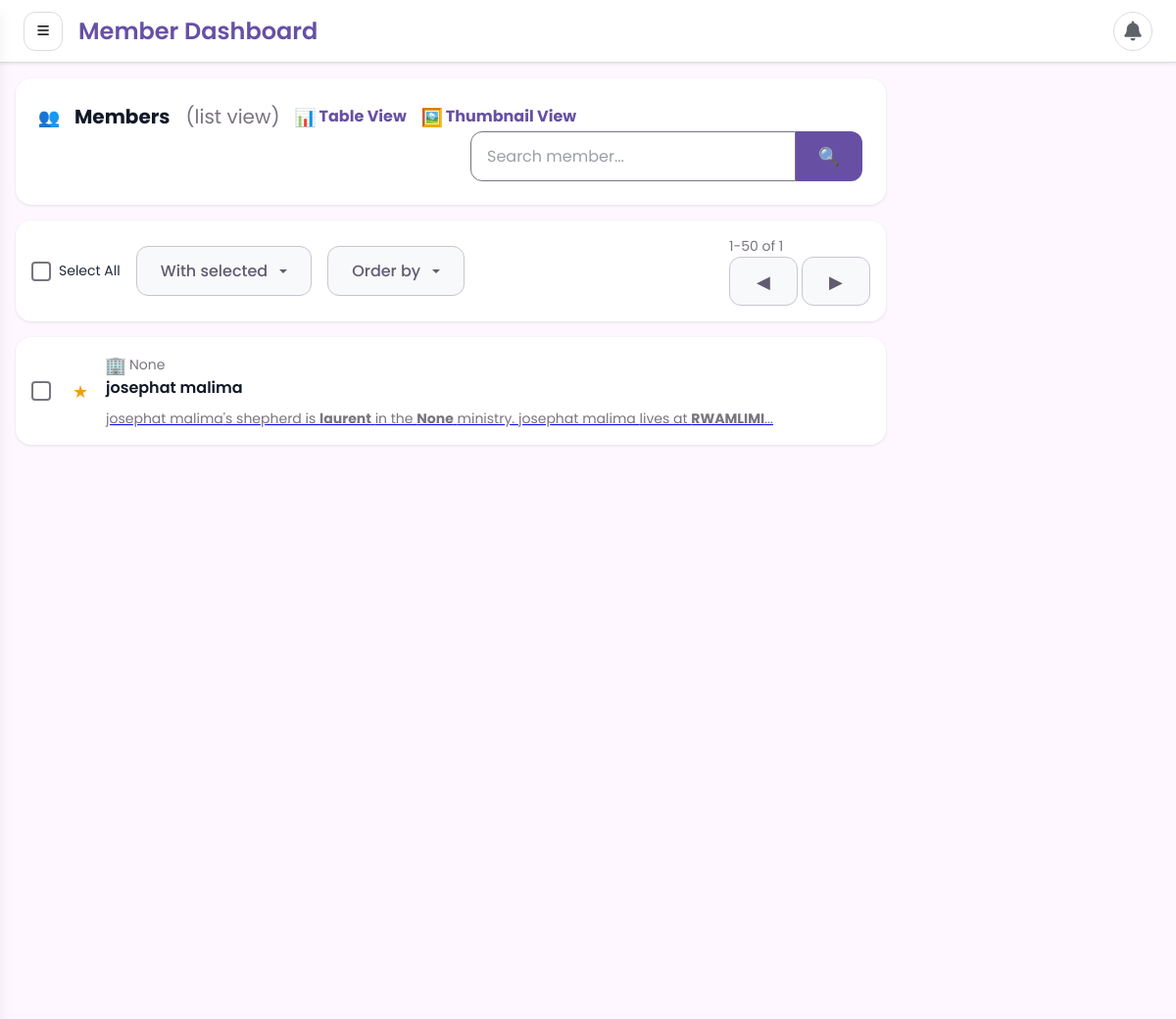
The page /members/list/ (signed in) on the database its author committed.
### member/models.py (models this page shows, shortened)
class Member(models.Model):
    name = models.CharField(max_length=255)
    code = models.TextField(help_text="001PT", null= True)
    active = models.BooleanField(default= True)
    shepherd = models.ForeignKey(Community, on_delete=models.CASCADE, null=True, blank=True)
    ministry = models.ForeignKey(Ministry, on_delete=models.CASCADE, null=True, blank=True)
    telephone =PhoneNumberField(max_length=255, null=True, help_text=' Eg. +255 ')
    location = models.CharField(max_length=255)
    fathers_name = models.CharField(max_length=255, null=True, blank=True)
    mothers_name = models.CharField(max_length=255, null=True, blank=True)
    guardians_name = models.CharField(max_length=255, null=True, blank=True)
    new_believer_school = models.BooleanField()
    pays_tithe = models.BooleanField(default=False)
    working = models.BooleanField(default=False)
    schooling = models.BooleanField(default=False)
    picture = models.ImageField(upload_to=upload_image_path, null=True, blank=True)
    transfered = models.BooleanField(max_length=250, blank=True, null= True)
    transfer_update = models.CharField(max_length=250, null=True, blank=True)
    objects = MemberManager()

class Community(models.Model):
    name = models.CharField(max_length=255, unique=True)
    created_at = models.DateTimeField(auto_now_add=True)
    updated_at = models.DateTimeField(auto_now=True)
    def __str__(self):
        return self.name

### member/views.py (the view)
# urls.py: path('list/', list_members, name="list_members"),
@login_required
def list_members(request):
    template = "members/list.html"
    members = Member.objects.active()
    shepherds = CommunityLeader.objects.all()
    ministries = Ministry.objects.all()
    profile = UserProfile.objects.get_or_create(user=request.user)
    context = {
        "profile": profile,
        "members": members, "shepherds": shepherds, "ministries": ministries, "total": len(members),
        "total_tithe": len(Member.objects.pays_tithe()),
        "total_new_believers": len(Member.objects.new_believer_school()),
        "total_schooling": len(Member.objects.schooling()),
        "total_working": len(Member.objects.working()),
        "total_delete": len(members),
        "status": "all"
    }
    return render(request, template, context)

### member/models.py (called while the page is built)
    def active(self):
        qs = self.get_queryset().filter(active=True)
        return qs

    def new_believer_school(self):
        return self.active().filter(new_believer_school=True)

    def pays_tithe(self):
        return self.active().filter(pays_tithe=True)

    def working(self):
        return self.active().filter(working=True)

    def schooling(self):
        return self.active().filter(schooling=True)

### templates/members/list.html (shortened to what this page needs)
{% extends 'base.html' %}
{% block content %}
<div class="dashboard-wrapper">
    <div class="container-fluid table">
        <aside class="page-aside">
            <div class="aside-content">
                <div class="aside-header">
                    <span class="aside-title">Saved Church</span>
                    <p class="aside-description">Members list view</p>
                </div>
                <div class="aside-compose">
                    <a class="btn btn-lg btn-secondary btn-block" href="{% url 'add_member' %}">
                        <span class="nav-icon">+</span>
                    </a>
                </div>
                <div class="aside-nav" id="asideNav">
                    <ul class="nav">
                        <li class="{% if status %}active{% endif %}">
                            <a href="{% url 'list_members' %}">
                                <span class="nav-icon">📋</span>
                                <span class="nav-text">All</span>
                                <span class="badge badge-success float-right">{{ total }}</span>
                            </a>
                        </li>
                        <li class="{% if tithe %}active{% endif %}">
                            <a href="{% url 'get_members_by_statuses' 'tithe' %}">
                                <span class="nav-icon">💰</span>
                                <span class="nav-text">Tithe Payers</span>
                                <span class="badge badge-warning float-right">{{ total_tithe }}</span>
                            </a>
                        </li>
                        <li class="{% if new_believers %}active{% endif %}">
                            <a href="{% url 'get_members_by_statuses' 'new_believers' %}">
                                <span class="nav-icon">🙏</span>
                                <span class="nav-text">New Believers</span>
                                <span class="badge badge-secondary float-right">{{ total_new_believers }}</span>
                            </a>
                        </li>
                        <li class="{% if working %}active{% endif %}">
                            <a href="{% url 'get_members_by_statuses' 'working' %}">
                                <span class="nav-icon">💼</span>
                                <span class="nav-text">Working</span>
                                <span class="badge badge-primary float-right">{{ total_working }}</span>
                            </a>
                        </li>
                        <li class="{% if schooling %}active{% endif %}">
                            <a href="{% url 'get_members_by_statuses' 'schooling' %}">
                                <span class="nav-icon">🎓</span>
                                <span class="nav-text">Schooling</span>
                                <span class="badge badge-danger float-right">{{ total_schooling }}</span>
                            </a>
                        </li>
                        <li class="{{ active }}">
                            <a href="{% url 'list_deleted_members' %}">
                                <span class="nav-icon">🗑️</span>
                                <span class="nav-text">Deleted</span>
                                <span class="badge badge-info float-right">{{ total_delete }}</span>
                            </a>
                        </li>
                    </ul>
                    <span class="aside-title" style="margin-top: var(--space-6);">Shepherds</span>
                </div>
            </div>
        </aside>
        <div class="main-content">
            <div class="email-inbox-header">
                <div class="header-row">
                    <div class="email-title">
                        <span class="nav-icon">👥</span>
                        <span>Members</span>
                        <span class="new-messages">(list view)</span>
                        <a href="{% url 'table_members' %}" class="header-link">
                            <span class="nav-icon">📊</span>
                            Table View
                        </a>
                        <a href="{% url 'thumbnail_members' %}" class="header-link">
                            <span class="nav-icon">🖼️</span>
                            Thumbnail View
                        </a>
                    </div>
                    <div class="email-search">
                        <form action="{% url 'search_members' %}" method="get">
                            <div class="input-search">
                                <input class="form-control" type="text" placeholder="Search member..." name="q">
                                <button class="search-btn" type="submit">
                                    <span class="nav-icon">🔍</span>
                                </button>
                            </div>
                        </form>
                    </div>
                </div>
            </div>
            <div class="email-filters">
                <div class="email-filters-left">
                    <label class="custom-control custom-checkbox">
                        <span class="custom-control-label"></span>
                        Select All
                    </label>
                    <div class="dropdown">
                        <button class="btn btn-light dropdown-toggle" type="button">
                            With selected
                            <span class="caret"></span>
                        </button>
                    </div>
                    <div class="dropdown">
                        <button class="btn btn-light dropdown-toggle" type="button">
                            Order by
                            <span class="caret"></span>
                        </button>
                    </div>
                </div>
                <div class="email-filters-right">
                    <span class="email-pagination-indicator">1-50 of {{ total }}</span>
                    <div class="email-pagination-nav">
                        <button class="btn btn-light" type="button">
                            <span class="nav-icon">◀</span>
                        </button>
                        <button class="btn btn-light" type="button">
                            <span class="nav-icon">▶</span>
                        </button>
                    </div>
                </div>
            </div>
            <div class="email-list">
                {% for member in members %}
                <div class="email-list-item">
                    <div class="email-list-actions">
                        <label class="custom-control custom-checkbox">
                            <span class="custom-control-label"></span>
                        </label>
                        <a class="favorite {% if forloop.first %}active{% endif %}" href="#">
                            <span class="nav-icon">★</span>
                        </a>
                    </div>
                    <div class="email-list-detail">
                        <span class="date">
                            <span class="nav-icon">🏢</span>
                            {{ member.ministry }}
                        </span>
                        <span class="from">{{ member.name }}</span>
                        <a href="{% url 'detail_member' member.pk %}">
                            <p class="msg">
                                {{ member.name }}'s shepherd is <b>{{ member.shepherd }}</b> in the <b>{{ member.ministry }}</b> ministry.
                                {{ member.name }} lives at <b>{{ member.location }}</b>...
                            </p>
                        </a>
                    </div>
                </div>
                {% endfor %}
            </div>
        </div>
    </div>
</div>
{% endblock %}

### templates/base.html (style rules this page uses)
* { margin: 0; padding: 0; box-sizing: border-box; -webkit-tap-highlight-color: transparent; font-family: "Poppins", -apple-system, BlinkMacSystemFont, sans-serif; }
:root { --primary: #1a73e8; --primary-dark: #0d47a1; --primary-light: #42a5f5; --secondary: #34a853; --secondary-dark: #2e7d32; --accent: #fbbc04; --danger: #ea4335; --warning: #fbbc04; --success: #34a853; --info: #4285f4; --background: #f8f9fa; --surface: #ffffff; --surface-dark: #202124; --text-primary: #202124; --text-secondary: #5f6368; --text-disabled: #9aa0a6; --divider: #dadce0; --shadow-sm: 0 1px 3px rgba(0, 0, 0, 0.12); --shadow-md: 0 4px 6px rgba(0, 0, 0, 0.1); --shadow-lg: 0 10px 25px rgba(0, 0, 0, 0.15); --shadow-xl: 0 20px 40px rgba(0, 0, 0, 0.2); --radius-sm: 8px; --radius-md: 12px; --radius-lg: 16px; --radius-xl: 24px; --radius-full: 9999px; --space-xs: 4px; --space-sm: 8px; --space-md: 16px; --space-lg: 24px; --space-xl: 32px; --space-2xl: 48px; --transition-fast: 150ms ease; --transition-base: 250ms ease; --transition-slow: 350ms ease; --sidebar-width: 280px; --sidebar-collapsed: 72px; --header-height: 64px; }
body { font-family: "Poppins", -apple-system, BlinkMacSystemFont, sans-serif; background: var(--background); color: var(--text-primary); line-height: 1.6; -webkit-font-smoothing: antialiased; -moz-osx-font-smoothing: grayscale; overflow: hidden; }
.nav-icon { width: 24px; height: 24px; display: flex; align-items: center; justify-content: center; font-size: 1.25rem; flex-shrink: 0; }
.nav-text { white-space: nowrap; overflow: hidden; text-overflow: ellipsis; flex: 1; font-weight: 500; }
.main-content { position: fixed; top: var(--header-height); left: var(--sidebar-width); right: 0; bottom: 0; padding: var(--space-lg); transition: left var(--transition-base), width var(--transition-base); overflow-y: auto; background: var(--background); width: calc(100% - var(--sidebar-width)); }
.btn { padding: var(--space-sm) var(--space-md); border-radius: var(--radius-md); font-weight: 500; cursor: pointer; transition: all var(--transition-fast); border: none; font-family: "Poppins", sans-serif; font-size: 0.875rem; display: inline-flex; align-items: center; justify-content: center; gap: var(--space-sm); text-decoration: none; }
.btn-secondary { background: var(--secondary); color: white; border: 1px solid var(--secondary); }
.btn-lg { padding: var(--space-md) var(--space-lg); font-size: 1rem; }
.btn-block { width: 100%; }
.form-control { width: 100%; padding: var(--space-sm) var(--space-md); border: 1px solid var(--divider); border-radius: var(--radius-md); font-size: 0.875rem; font-family: "Poppins", sans-serif; transition: all var(--transition-fast); background: var(--surface); color: var(--text-primary); }
.form-control::placeholder { color: var(--text-disabled); }
.table { width: 100%; border-collapse: collapse; font-size: 0.875rem; }
.badge { display: inline-block; padding: 4px 8px; font-size: 0.75rem; font-weight: 600; border-radius: var(--radius-full); line-height: 1; }
.badge-primary { background: rgba(26, 115, 232, 0.1); color: var(--primary); }
.badge-success { background: rgba(52, 168, 83, 0.1); color: var(--success); }
.badge-danger { background: rgba(234, 67, 53, 0.1); color: var(--danger); }
.badge-warning { background: rgba(251, 188, 4, 0.1); color: var(--warning); }
.badge-info { background: rgba(66, 133, 244, 0.1); color: var(--info); }
@media (max-width: 1200px) { .app-header, .main-content { left: 0; width: 100%; } }

### rows shown on the page
Member: ministry "None", name "josephat malima", shepherd "laurent", location "RWAMLIMI"

### other values the page prints
{{ total }} "1"
